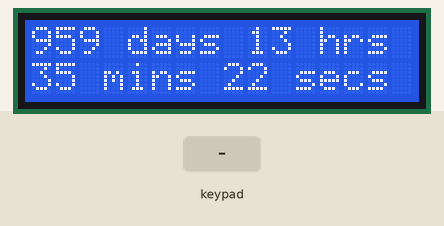
Simulated run of this sketch. Board: Arduino Uno, built with avr-gcc and run on an emulated ATmega328P. On the bench: 16×2 character LCD. The inputs (shaded band) are chosen by the test bench. The local clock reads 2024-03-15 10:24:30 at power-on unless the sketch sets it; what the sketch prints to the serial monitor is not drawn.

Above: at 8.8 s.
8.9 s: key 'U' pressed
At 9.7 s:
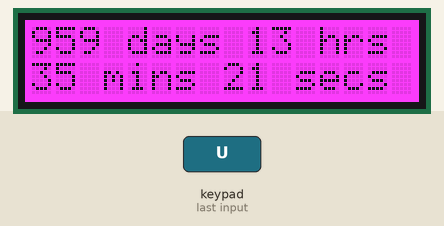
11.9 s: key 'D' pressed
At 12.6 s:
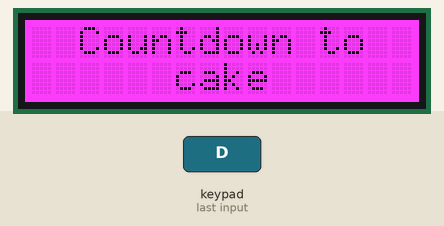
14.9 s: key 'L' pressed
At 15.4 s:
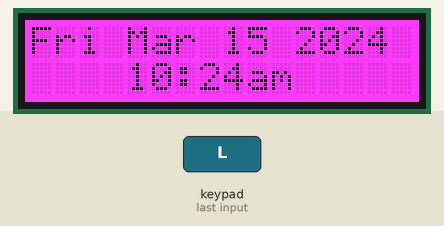
17.9 s: key 'R' pressed
At 18.5 s:
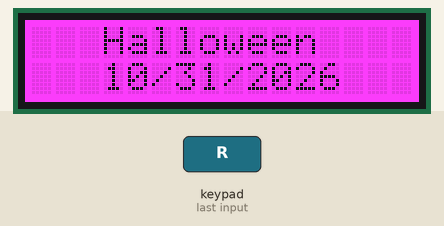
20.9 s: key 'S' pressed
At 22.1 s:
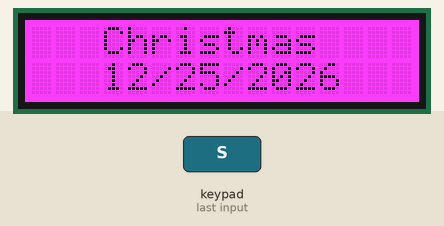
23.9 s: key 'D' pressed
At 24.2 s:
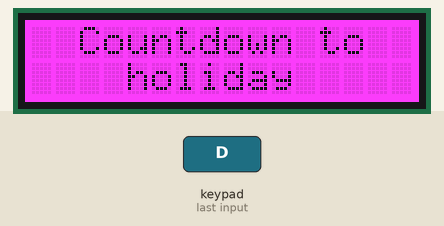
Timing chart, 0 to 26.9 s (numbered marks = the images above; inputs shaded):
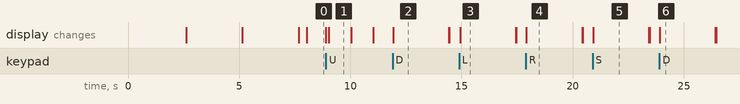

Measured:
- after the input at 8.9 s, the display: first changes at once (image 1 shows a later state)
- after the input at 11.9 s, the display: changes at once (image 2)
- after the input at 14.9 s, the display: changes at once (image 3)
- after the input at 17.9 s, the display: changes at once (image 4)
- after the input at 20.9 s, the display: changes at once (image 5)
- after the input at 23.9 s, the display: changes at once (image 6)
- what the display in image 1 shows lasts 1.0 s, from 9.0 s to 10.0 s

The sketch:

RGB_LCD_countdown.ino
```cpp
/***************************************************************
 * Purpose:
 * Count down the days, hours, minutes, and seconds to target event
 *
 *
 * Hardware:
 * - Adafruit RGB Character LCD Shield -  16x2 Character LCD
 * https://learn.adafruit.com/rgb-lcd-shield/
 * - Arduino UNO
 * - DS3231 RTC - https://learn.adafruit.com/adafruit-ds3231-precision-rtc-breakout
 * - CR1220 coin battery

****************************************************************/

#include <Wire.h>
#include <Adafruit_RGBLCDShield.h>
#include <RTClib.h>

// Initialize hardware
Adafruit_RGBLCDShield lcd = Adafruit_RGBLCDShield();
RTC_DS3231 rtc;

// ----------- TARGET DATES ----------- //
struct Target {
  const char* name;
  int year;
  int month;
  int day;
  int hour;
  int minute;
  int second;
};

// Add target events here
// name, year, month, day, hour, min, sec
Target targets[] = {
  {
    "New Year",
    2027, 1, 1,
    0, 0, 0
  },
  {
    "Christmas",
    2026, 12, 25,
    0, 0, 0
  },
  {
    "Halloween",
    2026, 10, 31,
    0, 0, 0
  },
};
const int NUM_TARGETS =
  sizeof(targets) / sizeof(targets[0]);
int targetIndex = 0; // used to cycle through target datees

Target currentTarget = targets[0]; // assign initial target date

// short names for days and months
const char* daysOfTheWeek[] = {"Sun", "Mon", "Tue", "Wed", "Thu", "Fri", "Sat"};   // Sunday = 0
const char* months[] = {"", "Jan", "Feb", "Mar", "Apr", "May", "Jun", "Jul", "Aug", "Sep", "Oct", "Nov", "Dec"};

// fun or frak messages
const char* fnMessages[] = {
  "party",
  "cake",
  "holiday",
  "celebration",
  "treats",
  "fun",
  "gifts",
  "cocktails",
  "holiday",
  "cheers",
  "scary clowns"
};
int messageIndex = 0; // used to cycle through fnMessages
int numMessages = sizeof(fnMessages) / sizeof(fnMessages[0]); // calculates the number of msgs to cycle through

// Backlight color definitions
#define OFF 0x0
#define RED 0x1
#define YELLOW 0x3
#define GREEN 0x2
#define TEAL 0x6
#define BLUE 0x4
#define VIOLET 0x5
#define WHITE 0x7
int colorIndex = 0; // Used for cycling through backlight colors
const uint8_t backlightColors[] = {
  WHITE, VIOLET, YELLOW, GREEN, TEAL, BLUE, RED
};
int numColors = sizeof(backlightColors) / sizeof(backlightColors[0]); // calculates the number of colors to cycle through

// Button handling
#define BUTTON_NONE 0 // No button pressed
uint8_t lastButton = BUTTON_NONE;
const int displayDelay = 2500; // the delay time after each button display

// ----------- SETUP ----------- //
void setup() {
  // Serial monitor
  Serial.begin(115200);
  Serial.println("\nStart Serial.");

  // Initialize LCD: 16x2
  lcd.begin(16, 2);
  Serial.println("Initialize LCD.");

  // Initialize RTC
  if (!rtc.begin()) {
  lcd.setBacklight(RED);
  lcd.setCursor(0, 0);
  lcd.print("RTC ERROR");

  Serial.println("Couldn't find RTC");

  while (1);
  }

  // RTC lost power
  if (rtc.lostPower()) {
    Serial.println("RTC lost power!");
    // Set RTC to compile time
    rtc.adjust(DateTime(F(__DATE__), F(__TIME__)));
  }

  // Initialize target event
  initializeTarget();

  // Startup Banner
  Serial.println("Countdown Timer!");
  showCurrentTime();
  lcd.clear();
  lcd.print("Countdown Timer");
  delay(displayDelay);
  lcd.setCursor(2, 1);
  lcd.print(currentTarget.name);
  delay(displayDelay);
  lcd.clear();

}

// --------- Cursor Placement --------- //
void lcdPrintCentered(const char* text, const int row = 0) {
  int length = strlen(text);
  int startPosition =
    (16 - length) / 2;

  if (startPosition < 0) {
    startPosition = 0;
  }
  lcd.setCursor(startPosition, row);
  lcd.print(text);
}

// ----------- TIME FUNCTION ----------- //
void showCurrentTime() {
  // Get the current date and time from the RTC
  DateTime now = rtc.now();

  // Get 24-hour time data
  int hour_24 = now.hour();
  int minute  = now.minute();
  int seconds  = now.second();
  int month = now.month();
  int dayOfWeek = now.dayOfTheWeek();
  int day = now.day();
  int year = now.year();

  // Determine AM or PM
  String period = (hour_24 >= 12) ? "pm" : "am";

  // Convert 24-hour to 12-hour format
  int hour_12 = hour_24 % 12;
  if (hour_12 == 0) hour_12 = 12;

  // Print Day of week and Date (e.g., "Mon Aug 10, 2026")
  // Serial output
  String dow = daysOfTheWeek[dayOfWeek];
  Serial.print(dow);
  Serial.print(" ");
  Serial.print(months[month]); Serial.print(" "); Serial.print(day); Serial.print(", "); Serial.print(year);
  Serial.print(" ");
  // Print 12-Hour Time with seconds (e.g., 9:17:00 AM)
  Serial.print(hour_12); Serial.print(':');
  if (minute < 10) Serial.print('0'); // leading zero
  Serial.print(minute); Serial.print(":");
  if (seconds < 10) Serial.print('0');
  Serial.print(seconds); Serial.print(" "); Serial.println(period);

  // LCD output
  lcd.clear();
  lcd.setCursor(0,0);
  lcd.print(dow); lcd.print(" ");
  lcd.print(months[month]); lcd.print(" "); lcd.print(day); lcd.print(" "); lcd.print(year);
  lcd.setCursor(0,1);

  lcd.setCursor(4,1);
  lcd.print(hour_12); lcd.print(":");
  if(minute < 10) lcd.print("0");
  lcd.print(minute); lcd.print(period);
  delay(displayDelay);
  lcd.clear();
}

// ----------- INITIAL TARGET EVENT ----------- //
void initializeTarget() {
  DateTime now = rtc.now();

  const int64_t ONE_DAY = 24L * 60L * 60L;

  int bestIndex = -1;
  DateTime bestTarget;

  for (int i = 0; i < NUM_TARGETS; i++) {

    DateTime candidate(
      targets[i].year,
      targets[i].month,
      targets[i].day,
      targets[i].hour,
      targets[i].minute,
      targets[i].second
    );

    int64_t difference =
      (int64_t)candidate.unixtime() -
      (int64_t)now.unixtime();

    // Skip events more than one day in the past
    if (difference < -ONE_DAY) {
      continue;
    }

    // Pick the next earliest event
    if (bestIndex == -1 ||
        candidate.unixtime() < bestTarget.unixtime()) {
      bestIndex = i;
      bestTarget = candidate;
    }
  }

  if (bestIndex != -1) {
    targetIndex = bestIndex;
    currentTarget = targets[targetIndex];
  }
}

// ----------- CYCLE TARGETS ----------- //
void cycleTargetDates() {
  DateTime now = rtc.now();

  targetIndex = (targetIndex + 1) % NUM_TARGETS;
  currentTarget = targets[targetIndex];

  Serial.print("Target index: ");
  Serial.println(targetIndex);

  Serial.print("Target name: ");
  Serial.println(currentTarget.name);

  Serial.print("Target date: ");
  Serial.print(currentTarget.month);
  Serial.print("/");
  Serial.print(currentTarget.day);
  Serial.print("/");
  Serial.println(currentTarget.year);

  showTargetEvent();
}

void orderedTargetDates() {
  DateTime now = rtc.now();

  DateTime currentDate(
    currentTarget.year,
    currentTarget.month,
    currentTarget.day,
    currentTarget.hour,
    currentTarget.minute,
    currentTarget.second
  );

  uint32_t nowTime = now.unixtime();
  uint32_t currentTime = currentDate.unixtime();

  int nextIndex = -1;
  uint32_t nextTime = UINT32_MAX;

  // First: find the earliest target after current target
  for (int i = 0; i < NUM_TARGETS; i++) {

    DateTime candidate(
      targets[i].year,
      targets[i].month,
      targets[i].day,
      targets[i].hour,
      targets[i].minute,
      targets[i].second
    );

    uint32_t candidateTime = candidate.unixtime();

    if (candidateTime > currentTime &&
        candidateTime > nowTime &&
        candidateTime < nextTime) {

      nextTime = candidateTime;
      nextIndex = i;
    }
  }

  // If nothing is after the current target,
  // wrap around to the earliest future target.
  if (nextIndex == -1) {

    uint32_t earliestTime = UINT32_MAX;

    for (int i = 0; i < NUM_TARGETS; i++) {

      DateTime candidate(
        targets[i].year,
        targets[i].month,
        targets[i].day,
        targets[i].hour,
        targets[i].minute,
        targets[i].second
      );

      uint32_t candidateTime = candidate.unixtime();

      if (candidateTime > nowTime &&
          candidateTime < earliestTime) {

        earliestTime = candidateTime;
        nextIndex = i;
      }
    }
  }

  // Update the current target
  if (nextIndex >= 0) {
    targetIndex = nextIndex;
    currentTarget = targets[targetIndex];
  }

  // Flash Target Event onscreen
  showTargetEvent();

}

// ----------- INFO DISPLAYS ----------- //
void showTargetEvent() {
  // line 1 event name
  lcdPrintCentered(currentTarget.name);

  // line 2 target date
  char targetDate[17];
  snprintf(targetDate, sizeof(targetDate), "%02d/%02d/%d", currentTarget.month, currentTarget.day, currentTarget.year);
  Serial.print("Target Date: "); Serial.println(targetDate);
  lcdPrintCentered(targetDate, 1);
  delay(displayDelay);
  lcd.clear();

}

void showCountdown() {
  DateTime now = rtc.now();

  DateTime targetDate(
    currentTarget.year,
    currentTarget.month,
    currentTarget.day,
    currentTarget.hour,
    currentTarget.minute,
    currentTarget.second
  );

  int64_t remaining = (int64_t)targetDate.unixtime() - (int64_t)now.unixtime();

  // -------- COUNTED DOWN / EVENT ARRIVED or PASSED ------- //
  if (remaining < 0) {
    lcd.setBacklight(RED);
    lcdPrintCentered("Tick Tick Boom!");
    lcdPrintCentered(currentTarget.name, 1);

    return;
  }

  // --------- COUNTDOWN MATH ---------- //
  // Calculate days/hours/minutes/seconds
  int days = remaining / 86400;
  remaining %= 86400;

  int hours = remaining / 3600;
  remaining %= 3600;

  int minutes = remaining / 60;
  int seconds = remaining % 60;

  // Set unit words to singular if digit is 1; otherwise use the plural sense
  const char* dayText = (days == 1) ? "day" : "days";
  const char* hourText = (hours == 1) ? "hr" : "hrs";
  const char* minText = (minutes == 1) ? "min" : "mins";
  const char* secText = (seconds == 1) ? "sec" : "secs";

  char line1[17];
  char line2[17];

  // line for days hours
  snprintf(
    line1,
    sizeof(line1),
    "%d %s %d %s",
    days,
    dayText,
    hours,
    hourText
  );

  // line for mins secs
  snprintf(
    line2,
    sizeof(line2),
    "%02d %s %d %s",
    minutes,
    minText,
    seconds,
    secText
  );

  // use helper function to erase previous unit artifacts and properly refresh unit text
  printLine(0, line1);
  printLine(1, line2);

}

void printLine(int row, const char* text) {
  // Pad the line with blank spaces to erase previously displayed characters
  lcd.setCursor(0, row);

  // Print text
  lcd.print(text);

  // Fill remainder of line with spaces
  int length = strlen(text);

  for (int i = length; i < 16; i++) {
    lcd.print(" ");
  }
}

void cycleMessages() {
  messageIndex = (messageIndex + 1) % numMessages;

  Serial.print("Countdown to: "); Serial.println(fnMessages[messageIndex]);
  lcdPrintCentered("Countdown to");
  lcdPrintCentered(fnMessages[messageIndex], 1);
  delay(displayDelay);
  lcd.clear();
}

void cycleBacklight() {
  colorIndex = (colorIndex + 1) % numColors;

  Serial.print("Change backlight color.");
  lcd.setBacklight(backlightColors[colorIndex]);
}

// --------- BUTTON ACTIONS ---------- //
void checkButtons() {
  uint8_t buttons = lcd.readButtons();

  /* Button constants
  BUTTON_RIGHT
  BUTTON_LEFT
  BUTTON_UP
  BUTTON_DOWN
  BUTTON_SELECT
  */

  // Nothing pressed
  if (buttons == BUTTON_NONE) {
    lastButton = BUTTON_NONE;
    return;
  }

  // Ignore button while it is being held
  if (buttons == lastButton) {
    return;
  }

  // Remember this button press
  lastButton = buttons;

  if (buttons & BUTTON_LEFT) {
    Serial.println("\nLEFT Button Pressed");
    lcd.clear();
    lcd.setCursor(0,0);
    leftButton();
  }

  if (buttons & BUTTON_DOWN) {
    Serial.println("\nDOWN Button Pressed");
    lcd.clear();
    lcd.setCursor(0,0);
    downButton();
  }

  if (buttons & BUTTON_UP) {
    Serial.println("\nUP Button Pressed");
    lcd.clear();
    lcd.setCursor(0,0);
    upButton();
  }

  if (buttons & BUTTON_RIGHT) {
    Serial.println("\nRIGHT Button Pressed");
    lcd.clear();
    lcd.setCursor(0,0);
    rightButton();
  }

  if (buttons & BUTTON_SELECT) {
    Serial.println("\nSELECT Button Pressed");
    lcd.clear();
    lcd.setCursor(0,0);
    selectButton();
  }

}

void leftButton() {
  showCurrentTime();
}

void downButton() {
  cycleMessages();
}

void upButton() {
  cycleBacklight();
}

void rightButton() {
  showTargetEvent();
}

void selectButton() {
  // cycleTargetDates();
  orderedTargetDates();
}

// --------- MAIN LOOP ---------- //
int lastSecond = -1;
void loop() {
  DateTime now = rtc.now();
  if (now.second() != lastSecond) {
    lastSecond = now.second();
    showCountdown();
  }
  checkButtons();
}
```
